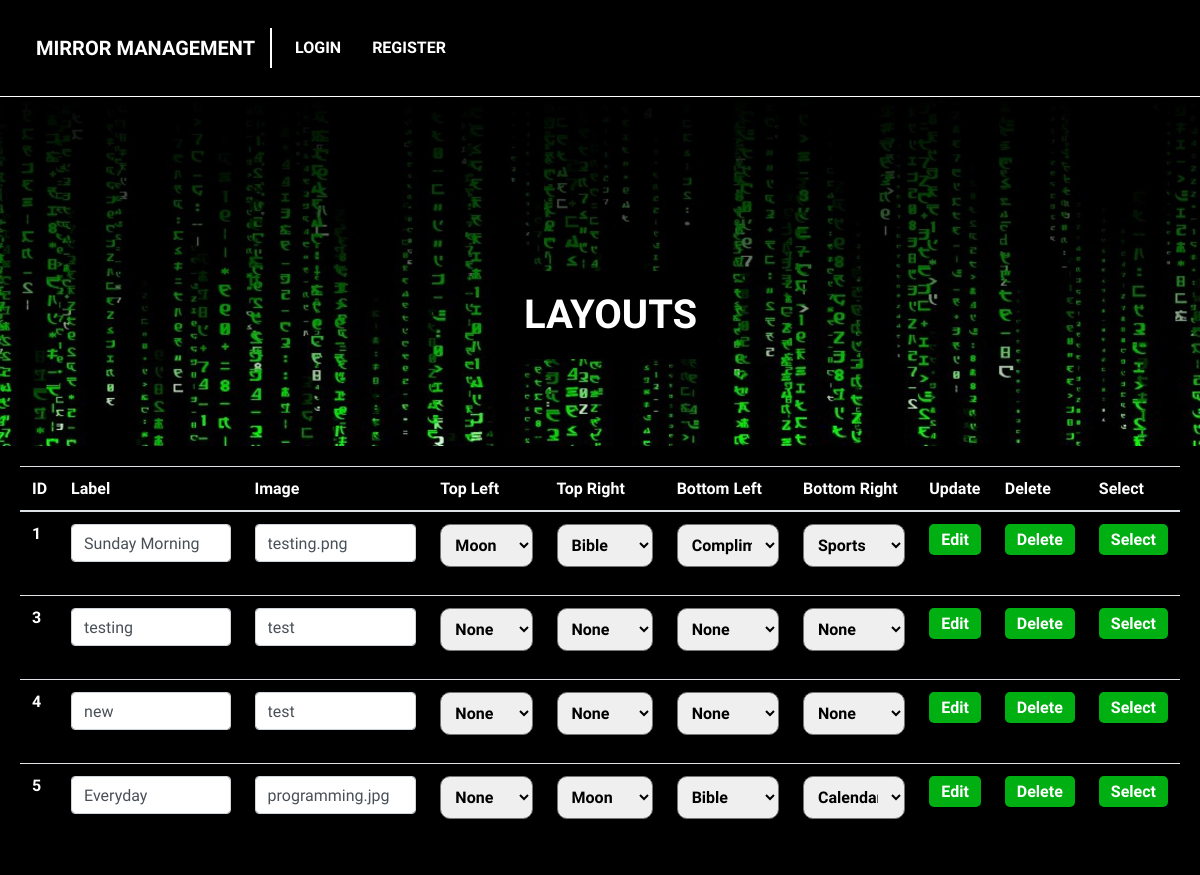
The page /Mirror1/presentation/views/displayAllLayouts.php on the database as committed earlier.
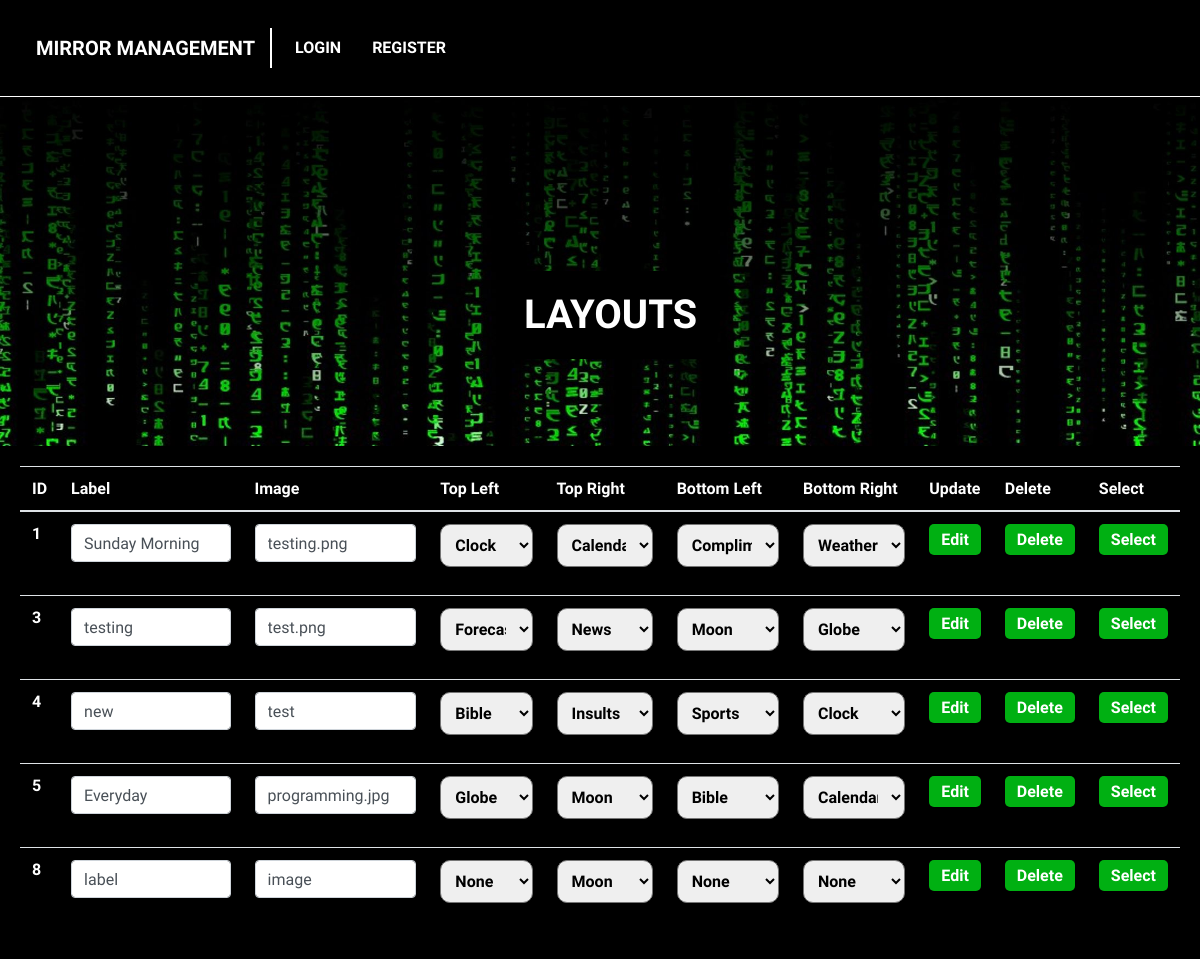
The same page on the database as committed later.
### tables this page shows
CREATE TABLE `layouts` (
  `ID` int(11) NOT NULL,
  `LABEL` varchar(50) NOT NULL,
  `IMAGE` varchar(200) NOT NULL,
  `TOP_LEFT` varchar(50) NOT NULL,
  `TOP_RIGHT` varchar(50) NOT NULL,
  `BOTTOM_LEFT` varchar(50) NOT NULL,
  `BOTTOM_RIGHT` varchar(50) NOT NULL,
  `IS_ACTIVE` tinyint(1) NOT NULL DEFAULT '0'
);

### Mirror1/Autoloader.php (called while the page is built, shortened)
<?php
spl_autoload_register(function($class) {
    $lastdirectories = substr(getcwd(), strlen(__DIR__));
    $numberoflastdirectories = substr_count($lastdirectories, '\\');
    $directories = ['business', 'business/model', 'database', 'presentation', 'presentation/handlers',
        'presentation/views', 'utility'
    ];
    foreach($directories as $d) {
        $currentDirectory = $d;
        for ($x = 0; $x < $numberoflastdirectories; $x++) {
            $currentDirectory = "../" . $currentDirectory;
        }
        $classFile = $currentDirectory . '\\' . $class . '.php';
    }
})
?>

### Mirror1/database/LayoutDataService.php (called while the page is built, shortened)
<?php
require_once '../../Autoloader.php';
class LayoutDataService {
    function getAllLayouts() {
        $db = new Database();
        $connection = $db->getConnection();
        $stmt = $connection->prepare("SELECT * FROM LAYOUTS");
        $stmt->execute();
        $result = $stmt->get_result();
        if ($result->num_rows == 0) {
            return null;
        }
        else {
            $layoutArray = Array();
            while ($layout = $result->fetch_assoc()) {
                array_push($layoutArray, $layout);
            }
            return $layoutArray;
        }
    }
}
?>

### Mirror1/business/LayoutBusinessService.php (called while the page is built, shortened)
<?php
require_once '../../Autoloader.php';
class LayoutBusinessService {
    function getAllLayouts() {
        $dbService = new LayoutDataService();
        $layouts = $dbService->getAllLayouts();
        return $layouts;
    }
}
?>

### Mirror1/presentation/views/displayAllLayouts.php (the view, shortened to what this page needs)
<?php
require_once '../../header.php';
$bs = new LayoutBusinessService();
$layouts = $bs->getAllLayouts();
?>
<div class="hero">
	<h1 class="heroTxt">Layouts</h1>
</div>
<div class="container">
<table class="table table-hover">
<thead>
<tr>
<th scope="col">
ID
</th>
<th scope="col">
Label
</th>
<th scope="col">
Image
</th>
<th scope="col">
Top Left
</th>
<th scope="col">
Top Right
</th>
<th scope="col">
Bottom Left
</th>
<th scope="col">
Bottom Right
</th>
<th scope="col">
Update
</th>
<th scope="col">
Delete
</th>
<th scope="col">
Select
</th>
</tr>
</thead>
<tbody>
<?php
for ($x = 0; $x < count($layouts); $x++) {
    echo "<tr>";
    echo "<form action='../handlers/updateLayout.php'>
            <input type='hidden' name='id' value='" . $layouts[$x]['ID'] . "'>";
    echo "<th scope='row'>" . $layouts[$x]['ID'] . "</th>";
    echo "<td><input type='text' class='form-control' id='label' value='" . $layouts[$x]['LABEL'] . "' name='Label'></td>";
    echo "<td><input type='text' class='form-control' id='image' value='" . $layouts[$x]['IMAGE'] . "' name='Image'></td>";
    ?>
    <td>
    <div class="form-group">
    <select name="TopLeft" id="topLeft" class="layoutDrop">
    <option value="" class="layoutDropItem">None</option>
    <option value="Clock" class="layoutDropItem" <?php if($layouts[$x]['TOP_LEFT'] == 'Clock') echo " selected";?>>Clock</option>
    <option value="Forecast" class="layoutDropItem" <?php if($layouts[$x]['TOP_LEFT'] == 'Forecast') echo " selected";?>>Forecast</option>
    <option value="Moon" class="layoutDropItem" <?php if($layouts[$x]['TOP_LEFT'] == 'Moon') echo " selected";?>>Moon</option>
    <option value="Globe" class="layoutDropItem" <?php if($layouts[$x]['TOP_LEFT'] == 'Globe') echo " selected";?>>Globe</option>
    <option value="Bible" class="layoutDropItem" <?php if($layouts[$x]['TOP_LEFT'] == 'Bible') echo " selected";?>>Bible</option>
    </select>
    </div>
    </td>
    <td>
    <div class="form-group">
    <select name="TopRight" id="topRight" class="layoutDrop">
    <option value="" class="layoutDropItem">None</option>
    <option value="Calendar" class="layoutDropItem" <?php if($layouts[$x]['TOP_RIGHT'] == 'Calendar') echo " selected";?>>Calendar</option>
    <option value="News" class="layoutDropItem" <?php if($layouts[$x]['TOP_RIGHT'] == 'News') echo " selected";?>>News</option>
    <option value="Moon" class="layoutDropItem" <?php if($layouts[$x]['TOP_RIGHT'] == 'Moon') echo " selected";?>>Moon</option>
    <option value="Bible" class="layoutDropItem" <?php if($layouts[$x]['TOP_RIGHT'] == 'Bible') echo " selected";?>>Bible</option>
    <option value="Insults" class="layoutDropItem" <?php if($layouts[$x]['TOP_RIGHT'] == 'Insults') echo " selected";?>>Insults</option>
    </select>
    </div>
    </td>
    <td>
    <div class="form-group">
    <select name="BottomLeft" id="bottomLeft" class="layoutDrop">
    <option value="" class="layoutDropItem">None</option>
    <option value="Compliments" class="layoutDropItem" <?php if($layouts[$x]['BOTTOM_LEFT'] == 'Compliments') echo " selected";?>>Compliments</option>
    <option value="Moon" class="layoutDropItem" <?php if($layouts[$x]['BOTTOM_LEFT'] == 'Moon') echo " selected";?>>Moon</option>
    <option value="Bible" class="layoutDropItem" <?php if($layouts[$x]['BOTTOM_LEFT'] == 'Bible') echo " selected";?>>Bible</option>
    <option value="Sports" class="layoutDropItem" <?php if($layouts[$x]['BOTTOM_LEFT'] == 'Sports') echo " selected";?>>Sports</option>
    </select>
    </div>
    </td>
    <td>
    <div class="form-group">
    <select name="BottomRight" id="bottomRight" class="layoutDrop">
    <option value="" class="layoutDropItem">None</option>
    <option value="Clock" class="layoutDropItem" <?php if($layouts[$x]['BOTTOM_RIGHT'] == 'Clock') echo " selected";?>>Clock</option>
    <option value="Calendar" class="layoutDropItem" <?php if($layouts[$x]['BOTTOM_RIGHT'] == 'Calendar') echo " selected";?>>Calendar</option>
    <option value="Weather" class="layoutDropItem"<?php if($layouts[$x]['BOTTOM_RIGHT'] == 'Weather') echo " selected";?>>Weather</option>
    <option value="Globe" class="layoutDropItem" <?php if($layouts[$x]['BOTTOM_RIGHT'] == 'Globe') echo " selected";?>>Globe</option>
    <option value="Sports" class="layoutDropItem" <?php if($layouts[$x]['BOTTOM_RIGHT'] == 'Sports') echo " selected";?>>Sports</option>
    </select>
    </div>
    </td>
    <?php
    echo "<td><input type='submit' class='buttonLogin' value='Edit'></td>
    </form>";
    echo "<td>
            <form action='deleteConfirmation.php'>
                <input type='hidden' name='id' value='" . $layouts[$x]['ID'] . "'>
                <input type='submit' class='buttonLogin' value='Delete'>
            </form>
        </td>";
    echo "<td>
            <form action='../handlers/selectLayout.php'>
                <input type='hidden' name='id' value='" . $layouts[$x]['ID'] . "'>
                <input type='submit' class='buttonLogin' value='Select'>
            </form>
        </td>";
    echo "</tr>";
}
?>
</tbody>
</table>
</div>

### Mirror1/header.php (shortened to what this page needs)
<link rel="stylesheet" href="https://cdn.jsdelivr.net/npm/bootstrap@4.5.3/dist/css/bootstrap.min.css">
<link rel="stylesheet" href="/Mirror1/utility/styling.css">
<?php
require_once '_navbar.php';
require_once 'Autoloader.php';

### Mirror1/_navbar.php (shortened to what this page needs)
<nav class="navbar navbar-expand-lg navbar-light bg-light">
<div class="container">
  <a class="navbar-brand" href="/Mirror1/presentation/views/home.php">Mirror Management</a>
  <div class="collapse navbar-collapse" id="navbarSupportedContent">
    <ul class="navbar-nav mr-auto">
    <?php
      if (isset($_SESSION['username'])) {
    ?>
        <li class="nav-item">
          <a class="nav-link" href="/Mirror1/presentation/views/displayAllUsers.php">Users</a>
        </li>
        <li class="nav-item">
          <a class="nav-link" href="/Mirror1/presentation/views/displayAllLayouts.php">Layouts</a>
        </li>
        <li class="nav-item">
          <a class="nav-link" href="/Mirror1/presentation/views/newLayout.php">New Layout</a>
        </li>
        <li class="nav-item">
          <a class="nav-link" href="/Mirror1/presentation/handlers/logout.php">Logout</a>
        </li>
    <?php
      } else {
    ?>
      <li class="nav-item">
        <a class="nav-link" href="/Mirror1/presentation/views/login.php">Login</a>
      </li>
      <li class="nav-item">
        <a class="nav-link" href="/Mirror1/presentation/views/register.php">Register</a>
      </li>
    <?php }?>
    </ul>
  </div>
  </div>
</nav>

### Mirror1/utility/styling.css (style rules this page uses)
.container { max-width: 1200px; padding: 20px; }
* { font-family: 'Titillium Web'; }
.hero { width: 100%; height: 350px; background: url(/Mirror1/images/programming.jpg); background-size: cover; background-repeat: no-repeat; display: block; position: relative; }
.nav-link { text-transform: uppercase !important; color: #fff !important; font-weight: 600 !important; margin-right: 15px !important; }
.bg-light { background-color: #000 !important; margin: 0px !important; }
.navbar-brand { text-transform: uppercase !important; color: #fff !important; font-weight: 600 !important; margin-right: 15px !important; padding-right: 15px !important; border-right: 2px solid #fff !important; }
.heroTxt { color: #fff; text-transform: uppercase; font-weight: 600; padding: 20px; background: #000; position: absolute; left: 42%; top: 50%; }
.buttonLogin { background: #00b012; color: #fff; padding: 6px 12px; transition: all .3s ease; border-radius: 5px; border: 0px solid #000; font-weight: 600; }
table, tr:hover { color: #fff !important; }
.layoutDrop { width: 100%; padding: 10px; font-weight: 600; border-radius: 10px; }
.layoutDropItem { font-weight: 600 !important; background: #000 !important; color: #fff !important; transition: all .3s ease !important; padding: 10px !important; }

Rows that differ between the two databases and show on the page:
changed layouts "Sunday Morning": TopLeft "Moon" → "Clock"; TopRight "Bible" → "Calendar"; BottomRight "Sports" → "Weather"
changed layouts "testing": Image "test" → "test.png"; TopLeft "None" → "Forecast"; TopRight "None" → "News"; BottomLeft "None" → "Moon"; BottomRight "None" → "Globe"
changed layouts "new": TopLeft "None" → "Bible"; TopRight "None" → "Insults"; BottomLeft "None" → "Sports"; BottomRight "None" → "Clock"
changed layouts "Everyday": TopLeft "None" → "Globe"
added layouts: ID "8", Label "label", Image "image", TopRight "Moon"
